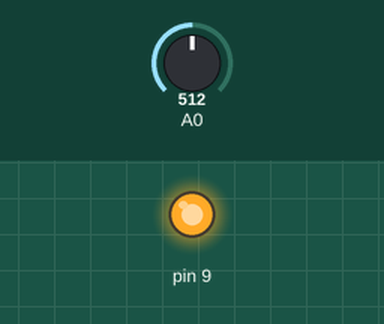
Simulated run of this sketch. Board: Arduino Uno, built with avr-gcc and run on an emulated ATmega328P. Parts: output pins drawn as LEDs (lit = HIGH). Inputs (shaded band) come from the test bench; at power-on: A0 = 512.

Above: at 1.2 s.
1.3 s: A0 set to 494
At 2.5 s:
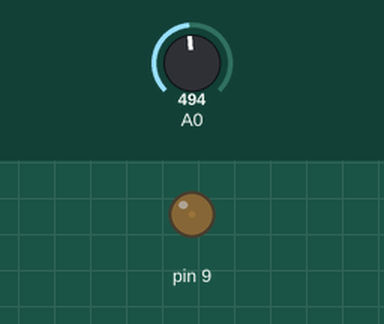
2.8 s: A0 set to 511
At 3.3 s:
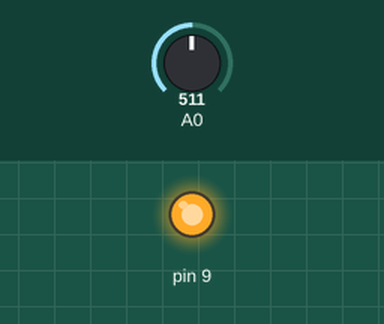
Timing chart, 0 to 5.8 s (numbered marks = the images above; inputs shaded):
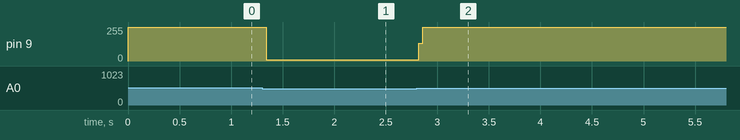

Measured:
- the behaviour switches between 502 and 501 on A0 (found by bisection; images 0 and 1)
- after the input at 1.3 s, pin 9: 255/255 → 9/255 at once
- after the input at 2.8 s, pin 9: 9/255 → 255/255 at once

The sketch:

Photo_resister.ino
```cpp
void setup() {
  // put your setup code here, to run once:
  pinMode(A0,INPUT);
  pinMode(9,OUTPUT);
}

void loop() {
  // put your main code here, to run repeatedly:
  int lightLevel=analogRead(A0);
  lightLevel=map(lightLevel,0,1023,0,255);
  digitalWrite(9,lightLevel);
  if(lightLevel>=125)
  {
    digitalWrite(9,125);
  }
  else
  {
    digitalWrite(9,LOW);
  }
  if(lightLevel>=150)
  {
    digitalWrite(9,HIGH);
  }
}
```
